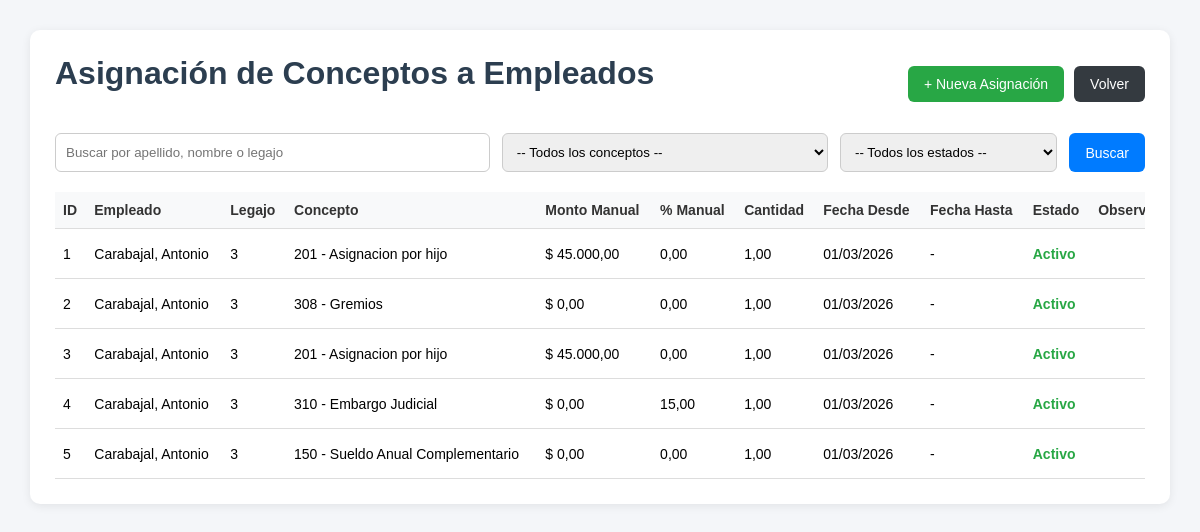
Page /empleado_conceptos.php (signed in) on the committed database.
### tables this page shows
CREATE TABLE `empleado_concepto` (
  `id` int NOT NULL AUTO_INCREMENT,
  `empleado_id` int NOT NULL,
  `concepto_id` int NOT NULL,
  `monto_manual` decimal(12,2) DEFAULT '0.00',
  `porcentaje_manual` decimal(10,2) DEFAULT '0.00',
  `cantidad` decimal(10,2) DEFAULT '1.00',
  `fecha_desde` date NOT NULL,
  `fecha_hasta` date DEFAULT NULL,
  `activo` tinyint(1) NOT NULL DEFAULT '1',
  `observacion` text,
  `created_at` timestamp NULL DEFAULT CURRENT_TIMESTAMP,
  `updated_at` timestamp NULL DEFAULT CURRENT_TIMESTAMP ON UPDATE CURRENT_TIMESTAMP,
  PRIMARY KEY (`id`),
  KEY `fk_empleado_concepto_empleado` (`empleado_id`),
  KEY `fk_empleado_concepto_concepto` (`concepto_id`),
  CONSTRAINT `fk_empleado_concepto_concepto` FOREIGN KEY (`concepto_id`) REFERENCES `concepto` (`id`),
  CONSTRAINT `fk_empleado_concepto_empleado` FOREIGN KEY (`empleado_id`) REFERENCES `empleado` (`id`)
);

CREATE TABLE `empleado` (
  `id` int NOT NULL AUTO_INCREMENT,
  `institucion_id` int NOT NULL,
  `oficina_id` int NOT NULL,
  `situacion_id` int NOT NULL,
  `escalafon_id` int NOT NULL,
  `categoria_id` int NOT NULL,
  `nro_legajo` varchar(20) NOT NULL,
  `apellido` varchar(80) NOT NULL,
  `nombre` varchar(80) NOT NULL,
  `dni` varchar(15) NOT NULL,
  `cuil` varchar(20) NOT NULL,
  `fecha_alta` date NOT NULL,
  `fecha_baja` date DEFAULT NULL,
  `telefono` varchar(30) DEFAULT NULL,
  `email` varchar(150) DEFAULT NULL,
  `domicilio` varchar(150) DEFAULT NULL,
  `observaciones` varchar(255) DEFAULT NULL,
  `activo` tinyint(1) DEFAULT '1',
  PRIMARY KEY (`id`),
  UNIQUE KEY `nro_legajo` (`nro_legajo`),
  UNIQUE KEY `dni` (`dni`),
  UNIQUE KEY `cuil` (`cuil`),
  UNIQUE KEY `uq_empleado_legajo` (`nro_legajo`),
  UNIQUE KEY `uq_empleado_dni` (`dni`),
  UNIQUE KEY `uq_empleado_cuil` (`cuil`),
  UNIQUE KEY `uq_empleado_email` (`email`),
  KEY `institucion_id` (`institucion_id`),
  KEY `oficina_id` (`oficina_id`),
  KEY `situacion_id` (`situacion_id`),
  KEY `escalafon_id` (`escalafon_id`),
  KEY `categoria_id` (`categoria_id`),
  CONSTRAINT `empleado_ibfk_1` FOREIGN KEY (`institucion_id`) REFERENCES `institucion` (`id`),
  CONSTRAINT `empleado_ibfk_2` FOREIGN KEY (`oficina_id`) REFERENCES `oficina` (`id`),
  CONSTRAINT `empleado_ibfk_3` FOREIGN KEY (`situacion_id`) REFERENCES `situacion` (`id`),
  CONSTRAINT `empleado_ibfk_4` FOREIGN KEY (`escalafon_id`) REFERENCES `escalafon` (`id`),
  CONSTRAINT `empleado_ibfk_5` FOREIGN KEY (`categoria_id`) REFERENCES `categoria` (`id`)
);

CREATE TABLE `concepto` (
  `id` int NOT NULL AUTO_INCREMENT,
  `codigo` int NOT NULL,
  `nombre` varchar(150) NOT NULL,
  `categoria` enum('REMUNERATIVO','NO_REMUNERATIVO','ASIGNACION_FAMILIAR','DESCUENTO','APORTE_PATRONAL') NOT NULL,
  `forma_calculo` enum('FIJO','TABLA_CATEGORIA','PORCENTAJE','MANUAL','FORMULA') NOT NULL DEFAULT 'FIJO',
  `porcentaje` decimal(10,4) DEFAULT '0.0000',
  `monto_fijo` decimal(12,2) DEFAULT '0.00',
  `requiere_manual` tinyint(1) DEFAULT '0',
  `base_calculo` varchar(50) DEFAULT NULL,
  `orden_calculo` int NOT NULL DEFAULT '0',
  `aplica_sac` tinyint(1) NOT NULL DEFAULT '0',
  `visible_recibo` tinyint(1) NOT NULL DEFAULT '1',
  `activo` tinyint(1) NOT NULL DEFAULT '1',
  `descripcion` text,
  `fecha_desde` date DEFAULT NULL,
  `fecha_hasta` date DEFAULT NULL,
  `created_at` timestamp NULL DEFAULT CURRENT_TIMESTAMP,
  `updated_at` timestamp NULL DEFAULT CURRENT_TIMESTAMP ON UPDATE CURRENT_TIMESTAMP,
  PRIMARY KEY (`id`),
  UNIQUE KEY `codigo` (`codigo`)
);

### empleado_conceptos.php (the view, shortened to what this page needs)
<?php
require_once("conexion.php");
$buscar_empleado = isset($_GET['buscar_empleado']) ? trim($_GET['buscar_empleado']) : "";
$sql = "SELECT
            ec.id,
            ec.empleado_id,
            ec.concepto_id,
            ec.monto_manual,
            ec.porcentaje_manual,
            ec.cantidad,
            ec.fecha_desde,
            ec.fecha_hasta,
            ec.activo,
            ec.observacion,
            e.nro_legajo,
            e.apellido,
            e.nombre,
            c.codigo,
            c.nombre AS concepto
        FROM empleado_concepto ec
        INNER JOIN empleado e ON ec.empleado_id = e.id
        INNER JOIN concepto c ON ec.concepto_id = c.id
        WHERE 1=1";
$sql .= " ORDER BY e.apellido ASC, e.nombre ASC, ec.fecha_desde DESC";
$stmt = $conexion->prepare($sql);
$stmt->execute();
$resultado = $stmt->get_result();
?>
<!DOCTYPE html>
<html lang="es">
<head>
</head>
<body>
<div class="contenedor">
    <div class="acciones-superiores">
        <h1>Asignación de Conceptos a Empleados</h1>
        <div style="display:flex; gap:10px; flex-wrap:wrap;">
            <a href="empleado_concepto_nuevo.php" class="btn btn-nuevo">+ Nueva Asignación</a>
            <a href="index.php" class="btn btn-volver">Volver</a>
        </div>
    </div>
    <form method="GET" action="empleado_conceptos.php" class="filtros">
        <input type="text" name="buscar_empleado" placeholder="Buscar por apellido, nombre o legajo" value="<?php echo htmlspecialchars($buscar_empleado); ?>">
        <select name="concepto_id">
            <option value="">-- Todos los conceptos --</option>
        </select>
        <select name="activo">
            <option value="">-- Todos los estados --</option>
        </select>
        <button type="submit" class="btn btn-buscar">Buscar</button>
    </form>
    <div class="tabla-contenedor">
        <table>
            <thead>
                <tr>
                    <th>ID</th>
                    <th>Empleado</th>
                    <th>Legajo</th>
                    <th>Concepto</th>
                    <th>Monto Manual</th>
                    <th>% Manual</th>
                    <th>Cantidad</th>
                    <th>Fecha Desde</th>
                    <th>Fecha Hasta</th>
                    <th>Estado</th>
                    <th>Observación</th>
                </tr>
            </thead>
            <tbody>
                <?php if ($resultado->num_rows > 0): ?>
                    <?php while ($fila = $resultado->fetch_assoc()): ?>
                        <tr>
                            <td><?php echo $fila['id']; ?></td>
                            <td><?php echo htmlspecialchars($fila['apellido'] . ', ' . $fila['nombre']); ?></td>
                            <td><?php echo htmlspecialchars($fila['nro_legajo']); ?></td>
                            <td><?php echo htmlspecialchars($fila['codigo'] . ' - ' . $fila['concepto']); ?></td>
                            <td>$ <?php echo number_format((float)$fila['monto_manual'], 2, ',', '.'); ?></td>
                            <td><?php echo number_format((float)$fila['porcentaje_manual'], 2, ',', '.'); ?></td>
                            <td><?php echo number_format((float)$fila['cantidad'], 2, ',', '.'); ?></td>
                            <td><?php echo !empty($fila['fecha_desde']) ? date("d/m/Y", strtotime($fila['fecha_desde'])) : '-'; ?></td>
                            <td><?php echo !empty($fila['fecha_hasta']) ? date("d/m/Y", strtotime($fila['fecha_hasta'])) : '-'; ?></td>
                            <td>
                                <?php if ((int)$fila['activo'] === 1): ?>
                                    <span class="estado-activo">Activo</span>
                                <?php else: ?>
                                    <span class="estado-inactivo">Inactivo</span>
                                <?php endif; ?>
                            </td>
                            <td><?php echo htmlspecialchars($fila['observacion'] ?? ''); ?></td>
                        </tr>
                    <?php endwhile; ?>
                <?php else: ?>
                    <tr>
                        <td colspan="12" class="sin-resultados">No se encontraron asignaciones.</td>
                    </tr>
                <?php endif; ?>
            </tbody>
        </table>
    </div>
</div>
</body>
</html>

### empleado_conceptos.php (style rules this page uses)
* { box-sizing: border-box; font-family: Arial, sans-serif; }
body { margin: 0; background: #f4f6f9; }
.contenedor { width: 95%; max-width: 1400px; margin: 30px auto; background: #fff; padding: 25px; border-radius: 10px; box-shadow: 0 2px 10px rgba(0,0,0,0.08); }
h1 { margin-top: 0; color: #2c3e50; }
.acciones-superiores { display: flex; justify-content: space-between; align-items: center; flex-wrap: wrap; gap: 10px; margin-bottom: 20px; }
.btn { display: inline-block; padding: 10px 16px; text-decoration: none; border-radius: 6px; color: white; border: none; cursor: pointer; font-size: 14px; }
.btn-nuevo { background: #28a745; }
.btn-buscar { background: #007bff; }
.btn-volver { background: #343a40; }
.filtros { display: grid; grid-template-columns: 2fr 1.5fr 1fr auto; gap: 12px; margin-bottom: 20px; }
.filtros input, .filtros select { width: 100%; padding: 10px; border: 1px solid #ccc; border-radius: 6px; }
.tabla-contenedor { overflow-x: auto; }
table { width: 100%; border-collapse: collapse; min-width: 1300px; }
th, td { padding: 10px 8px; border-bottom: 1px solid #ddd; text-align: left; vertical-align: middle; font-size: 14px; }
th { background: #f8f9fa; color: #333; }
.estado-activo { color: #28a745; font-weight: bold; }

### rows in the picture
empleado_concepto: id "1", empleado.nombre "Carabajal, Antonio", empleado.nro_legajo "3", concepto.nombre "201 - Asignacion por hijo", monto_manual "45.000,00", porcentaje_manual "0,00", cantidad "1,00", fecha_desde "01/03/2026", activo "Activo"
empleado_concepto: id "2", empleado.nombre "Carabajal, Antonio", empleado.nro_legajo "3", concepto.nombre "308 - Gremios", monto_manual "0,00", porcentaje_manual "0,00", cantidad "1,00", fecha_desde "01/03/2026", activo "Activo"
empleado_concepto: id "3", empleado.nombre "Carabajal, Antonio", empleado.nro_legajo "3", concepto.nombre "201 - Asignacion por hijo", monto_manual "45.000,00", porcentaje_manual "0,00", cantidad "1,00", fecha_desde "01/03/2026", activo "Activo"
empleado_concepto: id "4", empleado.nombre "Carabajal, Antonio", empleado.nro_legajo "3", concepto.nombre "310 - Embargo Judicial", monto_manual "0,00", porcentaje_manual "15,00", cantidad "1,00", fecha_desde "01/03/2026", activo "Activo"
empleado_concepto: id "5", empleado.nombre "Carabajal, Antonio", empleado.nro_legajo "3", concepto.nombre "150 - Sueldo Anual Complementario", monto_manual "0,00", porcentaje_manual "0,00", cantidad "1,00", fecha_desde "01/03/2026", activo "Activo"
